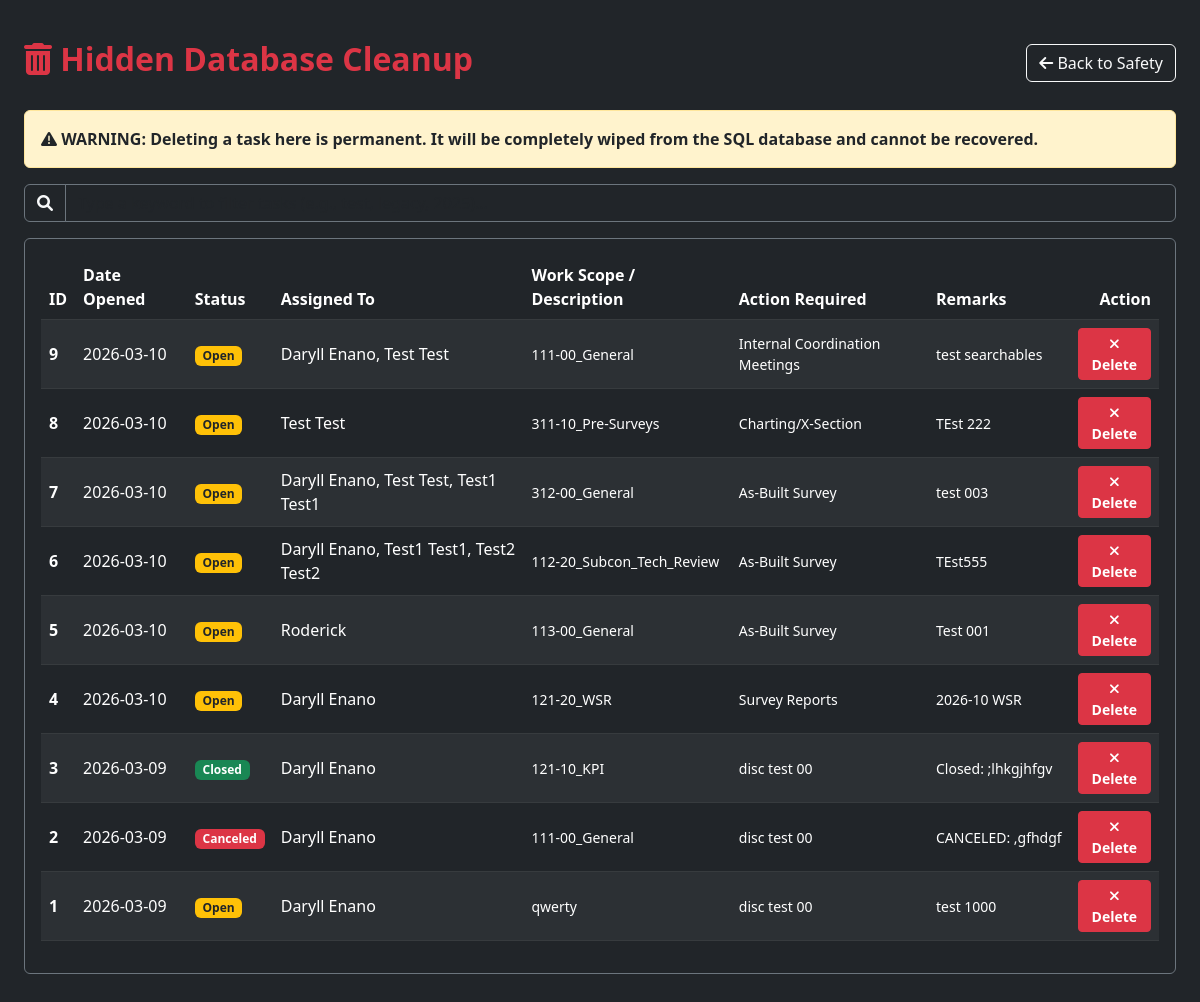
The app's page /cleanup (signed in) with its own data.
### app.py (models this page shows)
class SurveyTask(db.Model):
    id = db.Column(db.Integer, primary_key=True)
    surveyor_name = db.Column(db.String(100), nullable=False)
    assigned_to = db.Column(db.String(100), nullable=True)
    requestor = db.Column(db.String(100), nullable=True)
    task_category = db.Column(db.String(100), nullable=True)
    instrument = db.Column(db.String(100), nullable=True)
    action_required = db.Column(db.String(100), nullable=True)
    area = db.Column(db.String(100), nullable=False)
    location = db.Column(db.String(100), nullable=True)
    sub_location = db.Column(db.String(100), nullable=True)
    work_scope = db.Column(db.String(100), nullable=False)
    remarks = db.Column(db.Text, nullable=True)
    deliverable_link = db.Column(db.String(500), nullable=True)
    reference_links = db.Column(db.Text, nullable=True)
    status = db.Column(db.String(20), default="Open")
    is_urgent = db.Column(db.Boolean, default=False) # <--- URGENT FLAG ADDED
    start_time = db.Column(db.DateTime, default=datetime.utcnow)
    end_time = db.Column(db.DateTime, nullable=True)

### app.py (the view)
@app.route('/cleanup')
@login_required
def cleanup_tasks():
    if current_user.email not in ADMIN_EMAILS:
        flash('Access Denied: You do not have permission to view this page.', 'error')
        return redirect(url_for('dashboard'))
    tasks = SurveyTask.query.order_by(SurveyTask.start_time.desc()).all()
    return render_template('cleanup.html', tasks=tasks)

### app.py (called while the page is built)
@login_manager.user_loader
def load_user(user_id):
    return User.query.get(int(user_id))

### templates/cleanup.html (shortened to what this page needs)
<!DOCTYPE html>
<html lang="en">
<head>
    <link href="https://cdn.jsdelivr.net/npm/bootstrap@5.3.0/dist/css/bootstrap.min.css" rel="stylesheet">
    <link href="https://cdnjs.cloudflare.com/ajax/libs/font-awesome/6.0.0/css/all.min.css" rel="stylesheet">
</head>
<body>
<div class="container-fluid px-4 pb-5">
    <div class="d-flex justify-content-between align-items-center mb-4">
        <h2 class="fw-bold text-danger"><i class="fas fa-trash-alt"></i> Hidden Database Cleanup</h2>
        <a href="{{ url_for('admin_dashboard') }}" class="btn btn-outline-light"><i class="fas fa-arrow-left"></i> Back to Safety</a>
    </div>
    <div class="alert alert-warning text-dark fw-bold">
        <i class="fas fa-exclamation-triangle"></i> WARNING: Deleting a task here is permanent. It will be completely wiped from the SQL database and cannot be recovered.
    </div>
    <div class="mb-3">
        <div class="input-group">
            <span class="input-group-text bg-dark border-secondary text-light"><i class="fas fa-search"></i></span>
            <input type="text" id="taskSearch" class="form-control bg-dark text-light border-secondary" placeholder="Type a keyword to filter tasks (e.g., test, legacy, 2025)...">
        </div>
    </div>
    <div class="table-responsive bg-dark p-3 rounded border border-secondary">
        <table class="table table-dark table-striped table-hover align-middle">
            <thead>
                <tr>
                    <th>ID</th>
                    <th>Date Opened</th>
                    <th>Status</th>
                    <th>Assigned To</th>
                    <th>Work Scope / Description</th>
                    <th>Action Required</th>
                    <th>Remarks</th>
                    <th class="text-end">Action</th>
                </tr>
            </thead>
            <tbody>
                {% for task in tasks %}
                <tr class="task-row">
                    <td><strong>{{ task.id }}</strong></td>
                    <td>{{ task.start_time.strftime('%Y-%m-%d') if task.start_time else 'Unknown' }}</td>
                    <td>
                        <span class="badge {% if task.status == 'Open' %}bg-warning text-dark{% elif task.status == 'Closed' %}bg-success{% else %}bg-danger{% endif %}">
                            {{ task.status }}
                        </span>
                    </td>
                    <td>{{ task.assigned_to }}</td>
                    <td class="small">{{ task.work_scope }}</td>
                    <td class="small">{{ task.action_required }}</td>
                    <td class="small remark-col" title="{{ task.remarks }}">{{ task.remarks }}</td>
                    <td class="text-end">
                        <form action="{{ url_for('delete_task', task_id=task.id) }}" method="POST" onsubmit="return confirm('Are you absolutely sure you want to PERMANENTLY delete Task {{ task.id }}?');">
                            <button type="submit" class="btn btn-sm btn-danger fw-bold"><i class="fas fa-times"></i> Delete</button>
                        </form>
                    </td>
                </tr>
                {% endfor %}
            </tbody>
        </table>
    </div>
</div>
</body>
</html>

### templates/cleanup.html (style rules this page uses)
body { background-color: #212529; color: #f8f9fa; padding-top: 40px; }
.table { color: #f8f9fa; }
.table-dark { background-color: #343a40; }
.remark-col { max-width: 250px; white-space: nowrap; overflow: hidden; text-overflow: ellipsis; }

### records on screen
SurveyTask: id "9", start_time "2026-03-10", status "Open", assigned_to "Daryll Enano, Test Test", work_scope "111-00_General", action_required "Internal Coordination Meetings", remarks "test searchables"
SurveyTask: id "8", start_time "2026-03-10", status "Open", assigned_to "Test Test", work_scope "311-10_Pre-Surveys", action_required "Charting/X-Section", remarks "TEst 222"
SurveyTask: id "7", start_time "2026-03-10", status "Open", assigned_to "Daryll Enano, Test Test, Test1 Test1", work_scope "312-00_General", action_required "As-Built Survey", remarks "test 003"
SurveyTask: id "6", start_time "2026-03-10", status "Open", assigned_to "Daryll Enano, Test1 Test1, Test2 Test2", work_scope "112-20_Subcon_Tech_Review", action_required "As-Built Survey", remarks "TEst555"
SurveyTask: id "5", start_time "2026-03-10", status "Open", assigned_to "Roderick", work_scope "113-00_General", action_required "As-Built Survey", remarks "Test 001"
SurveyTask: id "4", start_time "2026-03-10", status "Open", assigned_to "Daryll Enano", work_scope "121-20_WSR", action_required "Survey Reports", remarks "2026-10 WSR"
SurveyTask: id "3", start_time "2026-03-09", status "Closed", assigned_to "Daryll Enano", work_scope "121-10_KPI", action_required "disc test 00", remarks "Closed: ;lhkgjhfgv"
SurveyTask: id "2", start_time "2026-03-09", status "Canceled", assigned_to "Daryll Enano", work_scope "111-00_General", action_required "disc test 00", remarks "CANCELED: ,gfhdgf"
SurveyTask: id "1", start_time "2026-03-09", status "Open", assigned_to "Daryll Enano", work_scope "qwerty", action_required "disc test 00", remarks "test 1000"
